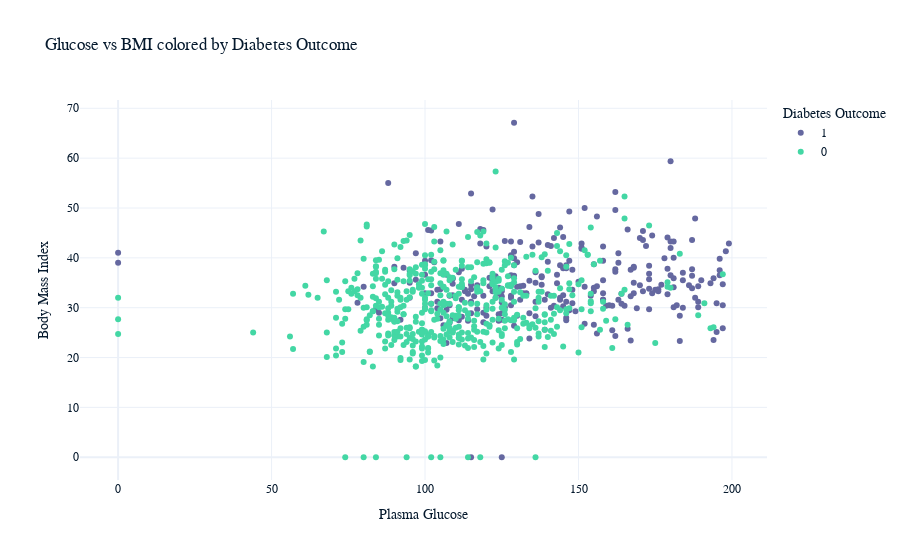
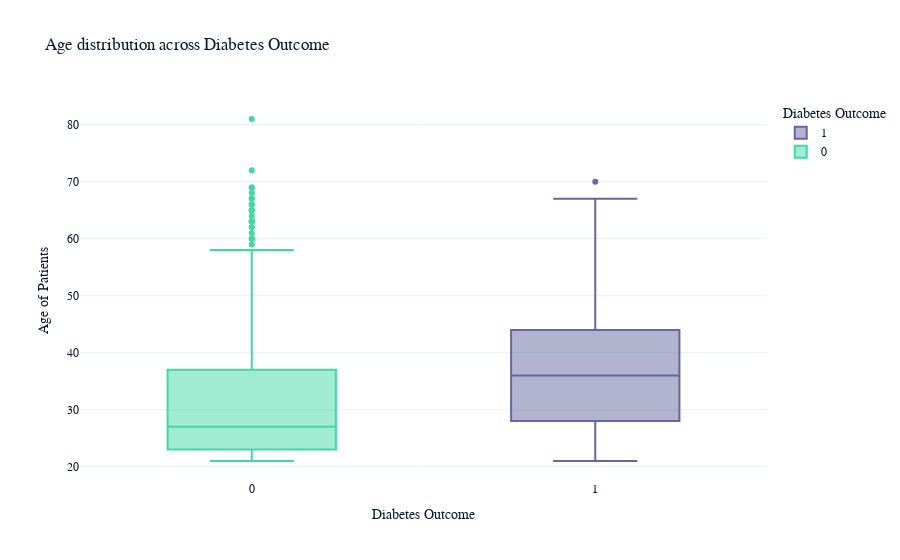
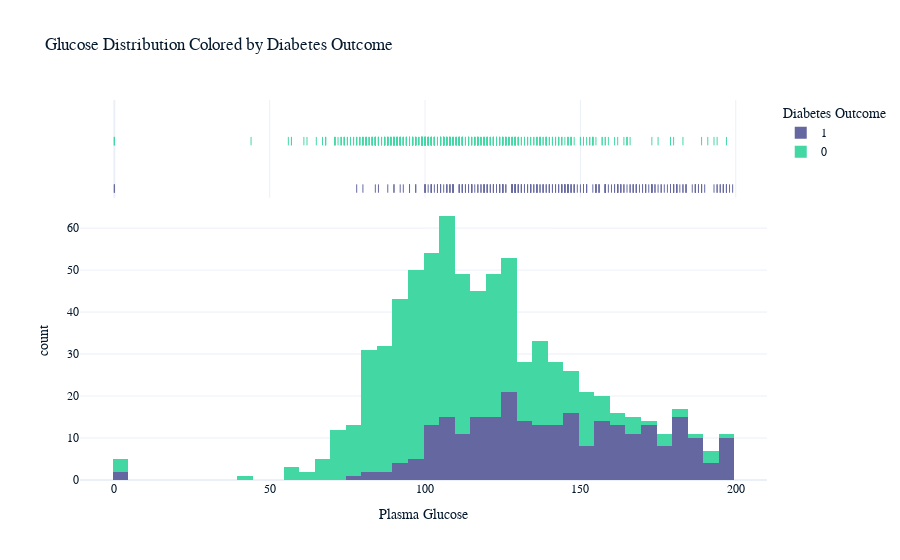
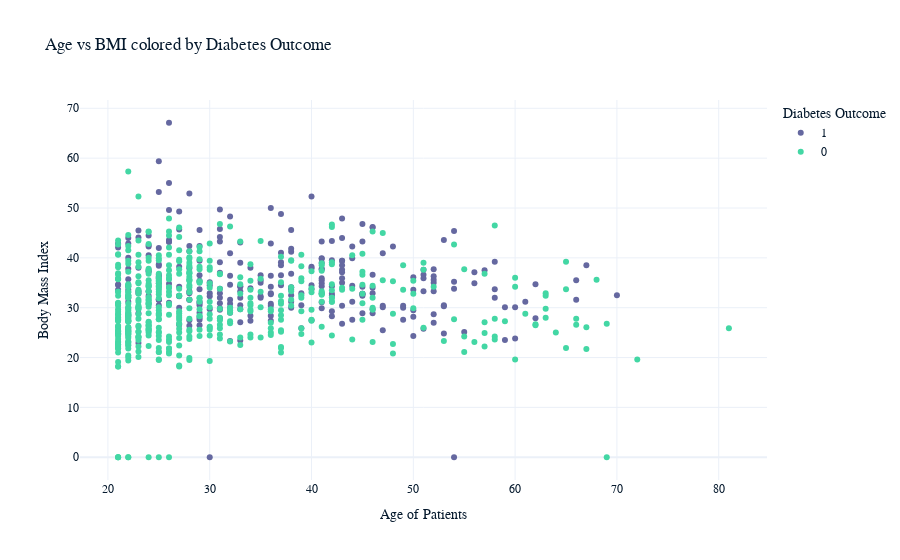

Write notebook code for charts like these, in order.
### Markdown cell above
## Analysis of Feature Importance and Visualizations for Diabetes Prediction

### Code cell
# Splitting the data into features and target
X = data.drop(columns=['Outcome'])
y = data['Outcome']

# Splitting the dataset into training and testing sets
X_train, X_test, y_train, y_test = train_test_split(X, y, test_size=0.2, random_state=42)

# Training a Random Forest model to determine feature importance
model = RandomForestClassifier(random_state=42)
model.fit(X_train, y_train)

# Extracting feature importance
feature_importance = model.feature_importances_
features = X.columns

# Creating a DataFrame for importance
importance_df = pd.DataFrame({
    'Feature': features,
    'Importance': feature_importance
}).sort_values(by='Importance', ascending=False)

# Top features based on importance
top_features = importance_df['Feature'].values[:3]  # Select top 3 features

# Visualize relationship between top features and diabetes outcome

# Scatter plot for Glucose vs BMI, colored by Outcome
fig1 = px.scatter(data, x='Glucose', y='BMI', color='Outcome',
                  title="Glucose vs BMI colored by Diabetes Outcome",
                  labels={"Outcome": "Diabetes Outcome", "Glucose": "Plasma Glucose", "BMI": "Body Mass Index"})
fig1.show()

# Box plot to compare Age distribution across Outcome
fig2 = px.box(data, x='Outcome', y='Age', color='Outcome',
              title="Age distribution across Diabetes Outcome",
              labels={"Outcome": "Diabetes Outcome", "Age": "Age of Patients"})
fig2.show()

# Histogram for Glucose levels, colored by Outcome
fig3 = px.histogram(data, x='Glucose', color='Outcome', nbins=50, marginal="rug",
                    title="Glucose Distribution Colored by Diabetes Outcome",
                    labels={"Outcome": "Diabetes Outcome", "Glucose": "Plasma Glucose"})
fig3.show()

# Scatter plot for Age vs BMI, colored by Outcome
fig4 = px.scatter(data, x='Age', y='BMI', color='Outcome',
                  title="Age vs BMI colored by Diabetes Outcome",
                  labels={"Outcome": "Diabetes Outcome", "Age": "Age of Patients", "BMI": "Body Mass Index"})
fig4.show()

### Figure 1 — Plotly figure (JSON) as saved in the notebook; plotly's stock layout.template omitted (floating-point values rounded to 4 significant figures; data arrays with more than 128 entries replaced by an {"elided": "..."} marker saying what was removed)
{"data": [{"hovertemplate": "Diabetes Outcome=1<br>Plasma Glucose=%{x}<br>Body Mass Index=%{y}<extra></extra>", "legendgroup": "1", "marker": {"color": "#6568a0", "symbol": "circle"}, "mode": "markers", "name": "1", "orientation": "v", "showlegend": true, "type": "scatter", "x": {"elided": "268 int values"}, "xaxis": "x", "y": {"elided": "268 float values"}, "yaxis": "y"}, {"hovertemplate": "Diabetes Outcome=0<br>Plasma Glucose=%{x}<br>Body Mass Index=%{y}<extra></extra>", "legendgroup": "0", "marker": {"color": "#43d7a4", "symbol": "circle"}, "mode": "markers", "name": "0", "orientation": "v", "showlegend": true, "type": "scatter", "x": {"elided": "500 int values"}, "xaxis": "x", "y": {"elided": "500 float values"}, "yaxis": "y"}], "layout": {"legend": {"title": {"text": "Diabetes Outcome"}, "tracegroupgap": 0}, "title": {"text": "Glucose vs BMI colored by Diabetes Outcome"}, "xaxis": {"anchor": "y", "domain": [0, 1], "title": {"text": "Plasma Glucose"}}, "yaxis": {"anchor": "x", "domain": [0, 1], "title": {"text": "Body Mass Index"}}}}

### Figure 2 — Plotly figure (JSON) as saved in the notebook; plotly's stock layout.template omitted (floating-point values rounded to 4 significant figures; data arrays with more than 128 entries replaced by an {"elided": "..."} marker saying what was removed)
{"data": [{"alignmentgroup": "True", "hovertemplate": "Diabetes Outcome=%{x}<br>Age of Patients=%{y}<extra></extra>", "legendgroup": "1", "marker": {"color": "#6568a0"}, "name": "1", "notched": false, "offsetgroup": "1", "orientation": "v", "showlegend": true, "type": "box", "x": {"elided": "268 int values"}, "x0": " ", "xaxis": "x", "y": {"elided": "268 int values"}, "y0": " ", "yaxis": "y"}, {"alignmentgroup": "True", "hovertemplate": "Diabetes Outcome=%{x}<br>Age of Patients=%{y}<extra></extra>", "legendgroup": "0", "marker": {"color": "#43d7a4"}, "name": "0", "notched": false, "offsetgroup": "0", "orientation": "v", "showlegend": true, "type": "box", "x": {"elided": "500 int values"}, "x0": " ", "xaxis": "x", "y": {"elided": "500 int values"}, "y0": " ", "yaxis": "y"}], "layout": {"boxmode": "overlay", "legend": {"title": {"text": "Diabetes Outcome"}, "tracegroupgap": 0}, "title": {"text": "Age distribution across Diabetes Outcome"}, "xaxis": {"anchor": "y", "categoryarray": [1, 0], "categoryorder": "array", "domain": [0, 1], "title": {"text": "Diabetes Outcome"}}, "yaxis": {"anchor": "x", "domain": [0, 1], "title": {"text": "Age of Patients"}}}}

### Figure 3 — Plotly figure (JSON) as saved in the notebook; plotly's stock layout.template omitted (floating-point values rounded to 4 significant figures; data arrays with more than 128 entries replaced by an {"elided": "..."} marker saying what was removed)
{"data": [{"alignmentgroup": "True", "bingroup": "x", "hovertemplate": "Diabetes Outcome=1<br>Plasma Glucose=%{x}<br>count=%{y}<extra></extra>", "legendgroup": "1", "marker": {"color": "#6568a0", "pattern": {"shape": ""}}, "name": "1", "nbinsx": 50, "offsetgroup": "1", "orientation": "v", "showlegend": true, "type": "histogram", "x": {"elided": "268 int values"}, "xaxis": "x", "yaxis": "y"}, {"alignmentgroup": "True", "boxpoints": "all", "fillcolor": "rgba(255,255,255,0)", "hoveron": "points", "hovertemplate": "Diabetes Outcome=1<br>Plasma Glucose=%{x}<extra></extra>", "jitter": 0, "legendgroup": "1", "line": {"color": "rgba(255,255,255,0)"}, "marker": {"color": "#6568a0", "symbol": "line-ns-open"}, "name": "1", "offsetgroup": "1", "showlegend": false, "type": "box", "x": {"elided": "268 int values"}, "xaxis": "x2", "yaxis": "y2"}, {"alignmentgroup": "True", "bingroup": "x", "hovertemplate": "Diabetes Outcome=0<br>Plasma Glucose=%{x}<br>count=%{y}<extra></extra>", "legendgroup": "0", "marker": {"color": "#43d7a4", "pattern": {"shape": ""}}, "name": "0", "nbinsx": 50, "offsetgroup": "0", "orientation": "v", "showlegend": true, "type": "histogram", "x": {"elided": "500 int values"}, "xaxis": "x", "yaxis": "y"}, {"alignmentgroup": "True", "boxpoints": "all", "fillcolor": "rgba(255,255,255,0)", "hoveron": "points", "hovertemplate": "Diabetes Outcome=0<br>Plasma Glucose=%{x}<extra></extra>", "jitter": 0, "legendgroup": "0", "line": {"color": "rgba(255,255,255,0)"}, "marker": {"color": "#43d7a4", "symbol": "line-ns-open"}, "name": "0", "offsetgroup": "0", "showlegend": false, "type": "box", "x": {"elided": "500 int values"}, "xaxis": "x2", "yaxis": "y2"}], "layout": {"barmode": "relative", "legend": {"title": {"text": "Diabetes Outcome"}, "tracegroupgap": 0}, "title": {"text": "Glucose Distribution Colored by Diabetes Outcome"}, "xaxis": {"anchor": "y", "domain": [0, 1], "title": {"text": "Plasma Glucose"}}, "xaxis2": {"anchor": "y2", "domain": [0, 1], "matches": "x", "showgrid": true, "showticklabels": false}, "yaxis": {"anchor": "x", "domain": [0, 0.7326], "title": {"text": "count"}}, "yaxis2": {"anchor": "x2", "domain": [0.7426, 1], "matches": "y2", "showgrid": false, "showline": false, "showticklabels": false, "ticks": ""}}}

### Figure 4 — Plotly figure (JSON) as saved in the notebook; plotly's stock layout.template omitted (floating-point values rounded to 4 significant figures; data arrays with more than 128 entries replaced by an {"elided": "..."} marker saying what was removed)
{"data": [{"hovertemplate": "Diabetes Outcome=1<br>Age of Patients=%{x}<br>Body Mass Index=%{y}<extra></extra>", "legendgroup": "1", "marker": {"color": "#6568a0", "symbol": "circle"}, "mode": "markers", "name": "1", "orientation": "v", "showlegend": true, "type": "scatter", "x": {"elided": "268 int values"}, "xaxis": "x", "y": {"elided": "268 float values"}, "yaxis": "y"}, {"hovertemplate": "Diabetes Outcome=0<br>Age of Patients=%{x}<br>Body Mass Index=%{y}<extra></extra>", "legendgroup": "0", "marker": {"color": "#43d7a4", "symbol": "circle"}, "mode": "markers", "name": "0", "orientation": "v", "showlegend": true, "type": "scatter", "x": {"elided": "500 int values"}, "xaxis": "x", "y": {"elided": "500 float values"}, "yaxis": "y"}], "layout": {"legend": {"title": {"text": "Diabetes Outcome"}, "tracegroupgap": 0}, "title": {"text": "Age vs BMI colored by Diabetes Outcome"}, "xaxis": {"anchor": "y", "domain": [0, 1], "title": {"text": "Age of Patients"}}, "yaxis": {"anchor": "x", "domain": [0, 1], "title": {"text": "Body Mass Index"}}}}
